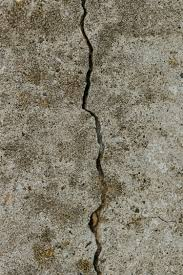
#> input picture work/images/crack.jpg, 183 x 275 px; its folder holds only this picture in this run
$ python -i sci_method.py   (imports and definitions only)   (older library calls are emulated)
#> lines starting #> are read from the running program, lines starting #| are printed output that depends on the picture; after the words box and inside, x2 and y2 are one past the last pixel; in counts of white or black regions, pixels touching at a corner belong together
import cv2
import numpy as np
from skimage.measure import regionprops, label
from sklearn.cluster import DBSCAN
# from ultralytics import YOLO
import matplotlib.pyplot as plt
from datetime import datetime
import argparse

class ScientificReportsMethod:
    """
    Improved implementation of the spallation detection method based on the Scientific Reports paper.
    This properly implements the method described in "Automatic identification method
    of bridge structure damage area based on digital image".
    """

    def __init__(self):
        self.pixel_to_cm_ratio = 1.0  # Default calibration

    def set_calibration(self, pixel_to_cm_ratio):
        """Set the pixel to cm ratio for measurements"""
        self.pixel_to_cm_ratio = pixel_to_cm_ratio

    def extract_spallation_mask(self, image, ground_truth=None):
        """
        Extract the spallation mask using the improved method from the Scientific Reports paper.

        Args:
            image: Input grayscale image
            ground_truth: Optional ground truth for debugging

        Returns:
            Binary mask with spallation areas
        """
        # Convert to grayscale if needed
        if len(image.shape) == 3:
            gray = cv2.cvtColor(image, cv2.COLOR_BGR2GRAY)
        else:
            gray = image.copy()

        # Step 1: Calculate the gradient image and binarize to form gradient image F1
        sobelx = cv2.Sobel(gray, cv2.CV_64F, 1, 0, ksize=3)
        sobely = cv2.Sobel(gray, cv2.CV_64F, 0, 1, ksize=3)
        gradient_mag = np.sqrt(sobelx ** 2 + sobely ** 2)
        gradient_mag = cv2.normalize(gradient_mag, None, 0, 255, cv2.NORM_MINMAX).astype(np.uint8)
        _, F1 = cv2.threshold(gradient_mag, 0, 255, cv2.THRESH_BINARY + cv2.THRESH_OTSU)

        # Step 2: Use global Otsu thresholding for initial binary image F2
        _, F2 = cv2.threshold(gray, 0, 255, cv2.THRESH_BINARY_INV + cv2.THRESH_OTSU)

        # Step 3: Divide image into regions for local thresholding (m=4, n=4 as suggested in the paper)
        m, n = 4, 4
        height, width = gray.shape
        region_height = height // m
        region_width = width // n
        F3 = np.zeros_like(gray)

        for i in range(m):
            for j in range(n):
                # Define the region
                y_start = i * region_height
                y_end = (i + 1) * region_height if i < m - 1 else height
                x_start = j * region_width
                x_end = (j + 1) * region_width if j < n - 1 else width

                # Extract region
                region = gray[y_start:y_end, x_start:x_end]

                # Apply Otsu thresholding to the region
                if region.size > 0 and np.std(region) > 0:  # Ensure region is not empty or constant
                    _, binary_region = cv2.threshold(region, 0, 255, cv2.THRESH_BINARY_INV + cv2.THRESH_OTSU)
                    F3[y_start:y_end, x_start:x_end] = binary_region

        # Instead of strict AND, use OR to combine F1, F2, and F3
        # This produces a more robust segmentation that doesn't miss spalled regions
        F4 = cv2.bitwise_or(F1, cv2.bitwise_or(F2, F3))

        # Apply morphological operations to clean the mask
        kernel = np.ones((3, 3), np.uint8)
        mask = cv2.morphologyEx(F4, cv2.MORPH_OPEN, kernel)
        mask = cv2.morphologyEx(mask, cv2.MORPH_CLOSE, kernel)

        # Ensure the mask has some non-zero pixels (debugging)
        if np.sum(mask) == 0:
            # Fallback to global Otsu thresholding if the combined method fails
            _, mask = cv2.threshold(gray, 0, 255, cv2.THRESH_BINARY_INV + cv2.THRESH_OTSU)

        return mask

    def measure_area(self, mask):
        """
        Measure the area of the spallation.

        Args:
            mask: Binary mask of the spallation

        Returns:
            Area in square centimeters
        """
        # Count the number of pixels in the mask
        pixel_count = np.sum(mask > 0)

        # Convert to physical units using calibration
        area_cm2 = pixel_count / (self.pixel_to_cm_ratio ** 2)

        return area_cm2

    def measure_perimeter(self, mask):
        """
        Measure the perimeter of the spallation.

        Args:
            mask: Binary mask of the spallation

        Returns:
            Perimeter in centimeters
        """
        # Find contours in the mask
        contours, _ = cv2.findContours(mask.astype(np.uint8), cv2.RETR_EXTERNAL, cv2.CHAIN_APPROX_SIMPLE)

        # Calculate total perimeter
        perimeter_pixels = sum(cv2.arcLength(contour, True) for contour in contours)

        # Convert to physical units using calibration
        perimeter_cm = perimeter_pixels / self.pixel_to_cm_ratio

        return perimeter_cm

    def estimate_depth(self, image, mask):
        """
        Estimate the depth of the spallation based on intensity differences.
        This is an adaptation for fair comparison, not directly from the paper.

        Args:
            image: Input grayscale image
            mask: Binary mask of the spallation

        Returns:
            Estimated depth of the spallation
        """
        # Convert image to grayscale if needed
        if len(image.shape) == 3:
            gray = cv2.cvtColor(image, cv2.COLOR_BGR2GRAY)
        else:
            gray = image.copy()

        # Apply the mask to the grayscale image
        # Create a binary mask (0 or 1) from the input mask
        binary_mask = (mask > 0).astype(np.uint8)
        masked_gray = cv2.bitwise_and(gray, gray, mask=binary_mask)

        # Get pixel values within the mask
        mask_indices = np.where(binary_mask > 0)
        if len(mask_indices[0]) == 0:  # Check if mask is empty
            return 0.0

        pixels = masked_gray[mask_indices]

        if len(pixels) == 0:
            return 0.0

        # Calculate statistics for depth estimation
        mean_intensity = np.mean(pixels)
        std_intensity = np.std(pixels)

        # A simple heuristic for depth estimation based on intensity
        # Lower intensity generally means deeper spalling due to shadows
        intensity_factor = (255 - mean_intensity) / 50  # Normalize
        texture_factor = std_intensity / 20  # Higher variation suggests deeper spalling

        # Combined depth estimate
        estimated_depth_cm = intensity_factor * (1 + texture_factor * 0.5)

        return estimated_depth_cm

    def analyze_spallation(self, image):
        """
        Analyze the spallation in the image and return parameters.

        Args:
            image: Input image

        Returns:
            Dictionary containing measured parameters
        """
        # Extract the spallation mask
        mask = self.extract_spallation_mask(image)

        # Debug: print the sum of pixels in the mask
        pixel_sum = np.sum(mask > 0)

        # Check if any spallation was detected
        if pixel_sum == 0:
            return {
                'detected': False,
                'message': 'No spallation detected',
                'area_cm2': 0.0,
                'perimeter_cm': 0.0,
                'estimated_depth_cm': 0.0,
                'mask': np.zeros_like(mask)
            }

        # Measure area
        area_cm2 = self.measure_area(mask)

        # Measure perimeter
        perimeter_cm = self.measure_perimeter(mask)

        # Estimate depth
        depth_cm = self.estimate_depth(image, mask)

        # Compile results
        result = {
            'detected': True,
            'area_cm2': round(area_cm2, 2),
            'perimeter_cm': round(perimeter_cm, 2),
            'estimated_depth_cm': round(depth_cm, 2),
            'mask': mask
        }

        return result

>>> import cv2
>>> picture = cv2.imread('../images/crack.jpg')
#> picture is the input picture: shape (275, 183, 3); mean B, G, R 108.1, 125.2, 131.2
>>> result = ScientificReportsMethod().analyze_spallation(picture)
#> in extract_spallation_mask, `sobelx = cv2.Sobel(gray, cv2.CV_64F, 1, 0, ksize=3)`:
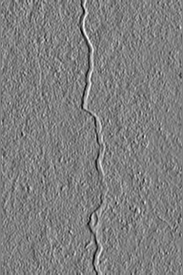
#> sobelx: shape (275, 183) float64; min -613, max 613, mean 0.3; drawn with min black and max white
#> in extract_spallation_mask, `sobely = cv2.Sobel(gray, cv2.CV_64F, 0, 1, ksize=3)`:
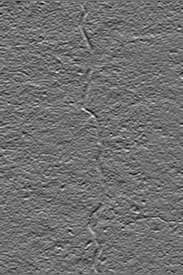
#> sobely: shape (275, 183) float64; min -439, max 556, mean 0.2; drawn with min black and max white
#> in extract_spallation_mask, `gradient_mag = np.sqrt(sobelx ** 2 + sobely ** 2)`:
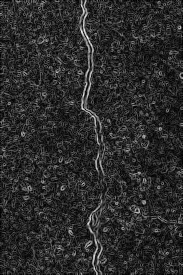
#> gradient_mag: shape (275, 183) float64; min 0, max 676.9, mean 116.8; drawn with min black and max white
#> in extract_spallation_mask, `_, F1 = cv2.threshold(gradient_mag, 0, 255, cv2.THRESH_BINARY + cv2.TH..`:
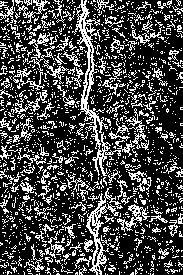
#> F1: shape (275, 183); 27.5% white in thin lines or dots
#> in extract_spallation_mask, `_, F2 = cv2.threshold(gray, 0, 255, cv2.THRESH_BINARY_INV + cv2.THRESH..`: F2: shape (275, 183); 38.8% white in thin lines or dots
#> after the loop in extract_spallation_mask, `for i in range(m):`:
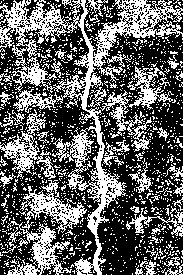
#> F3: shape (275, 183); 38.8% white in thin lines or dots
#> in extract_spallation_mask, `F4 = cv2.bitwise_or(F1, cv2.bitwise_or(F2, F3))`: F4: shape (275, 183); 56.7% white; black in thin lines or dots
#> in extract_spallation_mask, `mask = cv2.morphologyEx(F4, cv2.MORPH_OPEN, kernel)`: mask: shape (275, 183); 29.7% white; 309 white regions (204 under 20 px), largest, box (x1, y1, x2, y2) and area: (57, 0, 126, 275) 3677, (5, 0, 61, 58) 1278, (24, 225, 70, 275) 802
#> in extract_spallation_mask, `mask = cv2.morphologyEx(mask, cv2.MORPH_CLOSE, kernel)`:
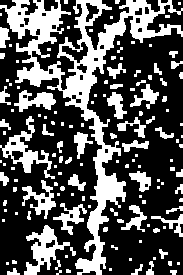
#> mask: shape (275, 183); 33.5% white; 139 white regions (84 under 20 px)
#> in analyze_spallation, `pixel_sum = np.sum(mask > 0)`: pixel_sum = 16882
#> in measure_perimeter, `contours, _ = cv2.findContours(mask.astype(np.uint8), cv2.RETR_EXTERNA..`: contours = 139 contours, 102 with area under 20; largest, box (x1, y1, x2, y2) and area: (0, 0, 183, 275) 8460, (24, 225, 70, 275) 831, (0, 116, 55, 179) 828, (14, 90, 56, 112) 420, (22, 180, 56, 219) 418
#> in measure_perimeter, `perimeter_pixels = sum(cv2.arcLength(contour, True) for contour in con..`: perimeter_pixels = 6608.1
#> in estimate_depth, `binary_mask = (mask > 0).astype(np.uint8)`: binary_mask: shape (275, 183); values 0 (black) and 1 (white), 33.5% white; 139 white regions (84 under 20 px), largest, box (x1, y1, x2, y2) and area: (0, 0, 183, 275) 8864, (24, 225, 70, 275) 901, (0, 116, 55, 179) 897
#> in estimate_depth, `masked_gray = cv2.bitwise_and(gray, gray, mask=binary_mask)`:
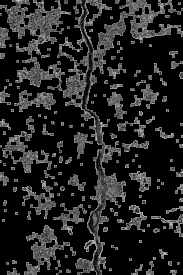
#> masked_gray: shape (275, 183); min 0, max 203, mean 34.6
#> in estimate_depth, `mask_indices = np.where(binary_mask > 0)`: mask_indices = 16882 positions, rows 0 to 274, columns 0 to 182
#> in estimate_depth, `pixels = masked_gray[mask_indices]`: pixels = 16882 values, max 203 at index 8813, min 1 at index 383, mean 103.2
#> in estimate_depth, `mean_intensity = np.mean(pixels)`: mean_intensity = 103.2
#> in estimate_depth, `std_intensity = np.std(pixels)`: std_intensity = 32.05
#> in estimate_depth, `intensity_factor = (255 - mean_intensity) / 50`: intensity_factor = 3.04
#> in estimate_depth, `texture_factor = std_intensity / 20`: texture_factor = 1.6
#> in estimate_depth, `estimated_depth_cm = intensity_factor * (1 + texture_factor * 0.5)`: estimated_depth_cm = 5.47
#> result = 5 items

$ run again, on work/images/spallation.jpg
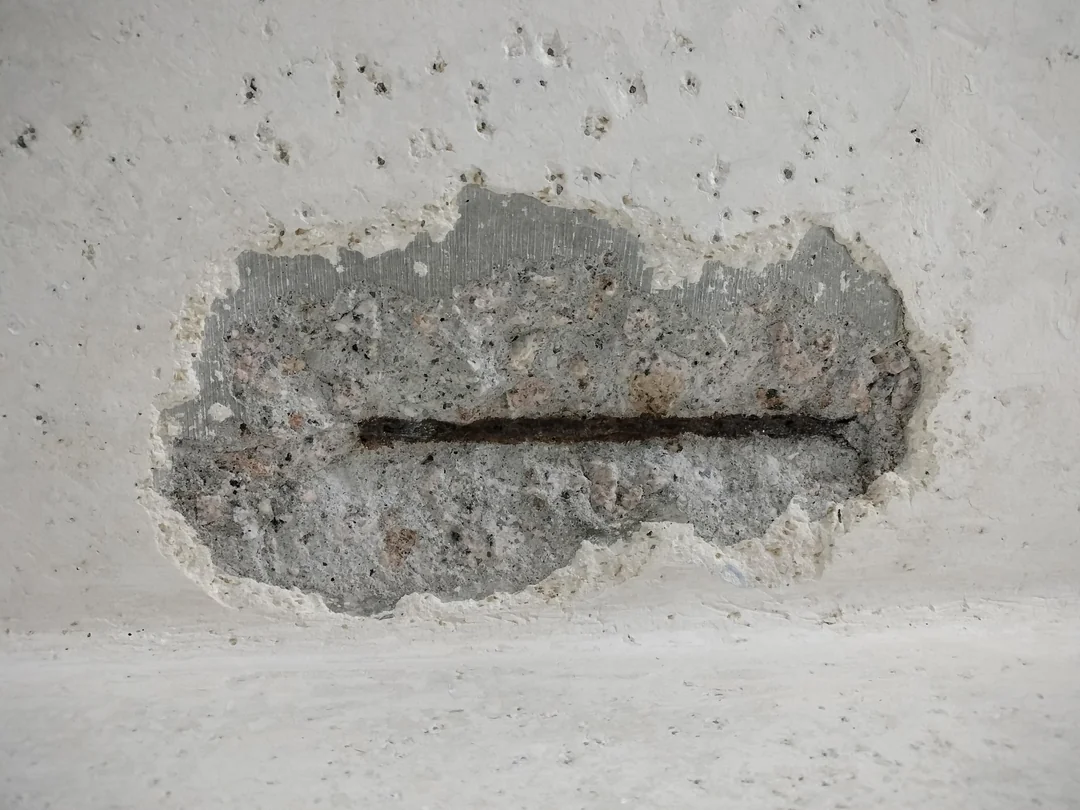
#> input picture work/images/spallation.jpg, 1080 x 810 px
#> picture is the input picture: shape (810, 1080, 3); mean B, G, R 161.5, 165.8, 167.2
#> in extract_spallation_mask, `_, F1 = cv2.threshold(gradient_mag, 0, 255, cv2.THRESH_BINARY + cv2.TH..`:
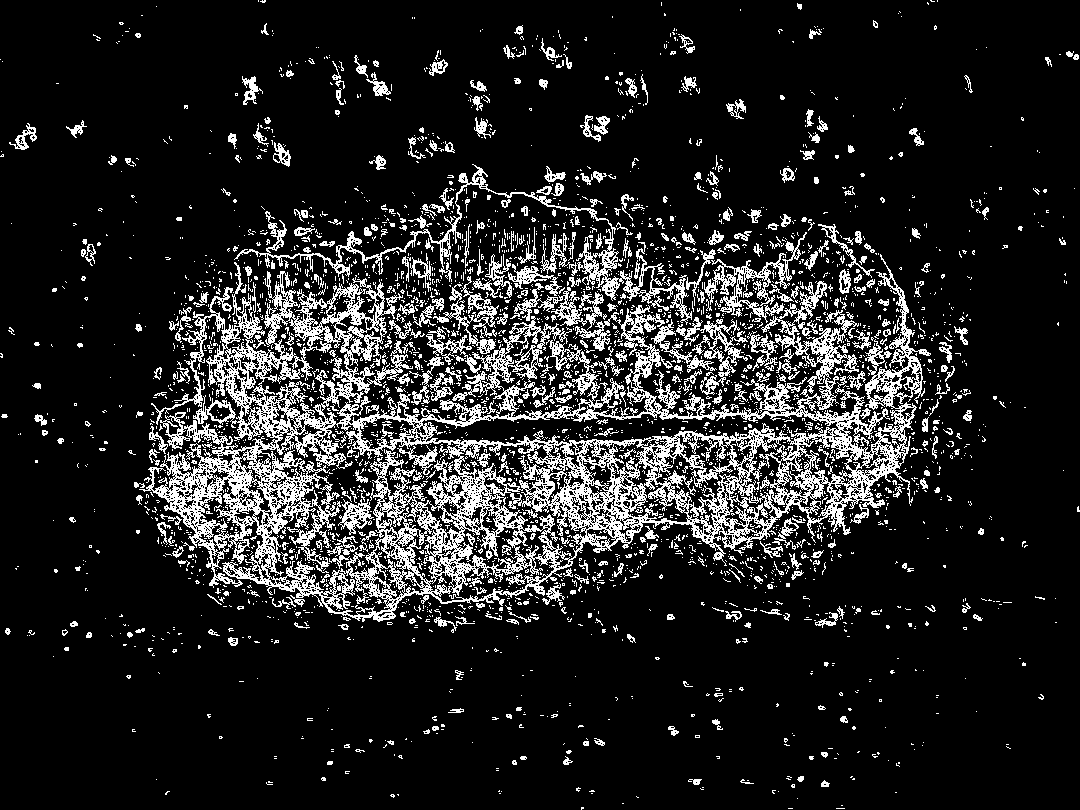
#> F1: shape (810, 1080); 13.9% white in thin lines or dots
#> F2: shape (810, 1080); 23.5% white; 1017 white regions (922 under 20 px), largest, box (x1, y1, x2, y2) and area: (151, 168, 936, 617) 193120, (0, 0, 81, 106) 3369, (5, 114, 38, 156) 547
#> F4: shape (810, 1080); 36.5% white; 1959 white regions (1550 under 20 px), largest, box (x1, y1, x2, y2) and area: (134, 164, 955, 622) 215023, (0, 0, 146, 202) 14933, (902, 680, 1080, 810) 13329
#> pixel_sum = 308402
#> contours = 542 contours, 324 with area under 20; largest, box (x1, y1, x2, y2) and area: (150, 167, 941, 625) 228938, (0, 0, 146, 200) 14760, (904, 680, 1080, 810) 12910, (926, 0, 1080, 166) 12062, (0, 681, 140, 810) 11872
#> perimeter_pixels = 22179.9
#> binary_mask: shape (810, 1080); values 0 (black) and 1 (white), 35.3% white; 549 white regions (247 under 20 px), largest, box (x1, y1, x2, y2) and area: (150, 167, 941, 625) 216060, (0, 0, 146, 200) 15045, (904, 680, 1080, 810) 12928
#> in estimate_depth, `masked_gray = cv2.bitwise_and(gray, gray, mask=binary_mask)`:
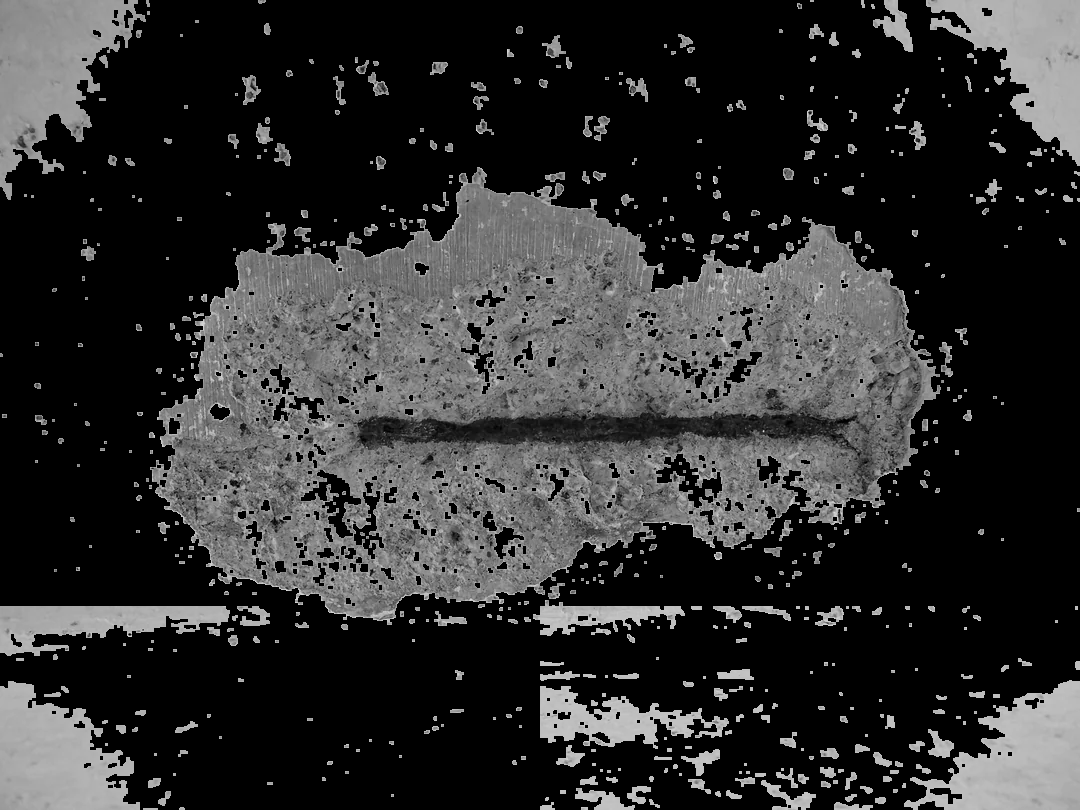
#> masked_gray: shape (810, 1080); min 0, max 229, mean 46.9
#> mask_indices = 308402 positions, rows 0 to 809, columns 0 to 1079
#> mean_intensity = 133
#> std_intensity = 37.43
#> intensity_factor = 2.44
#> texture_factor = 1.87
#> estimated_depth_cm = 4.72
#> result = 5 items

$ run again, on work/images/i1.png
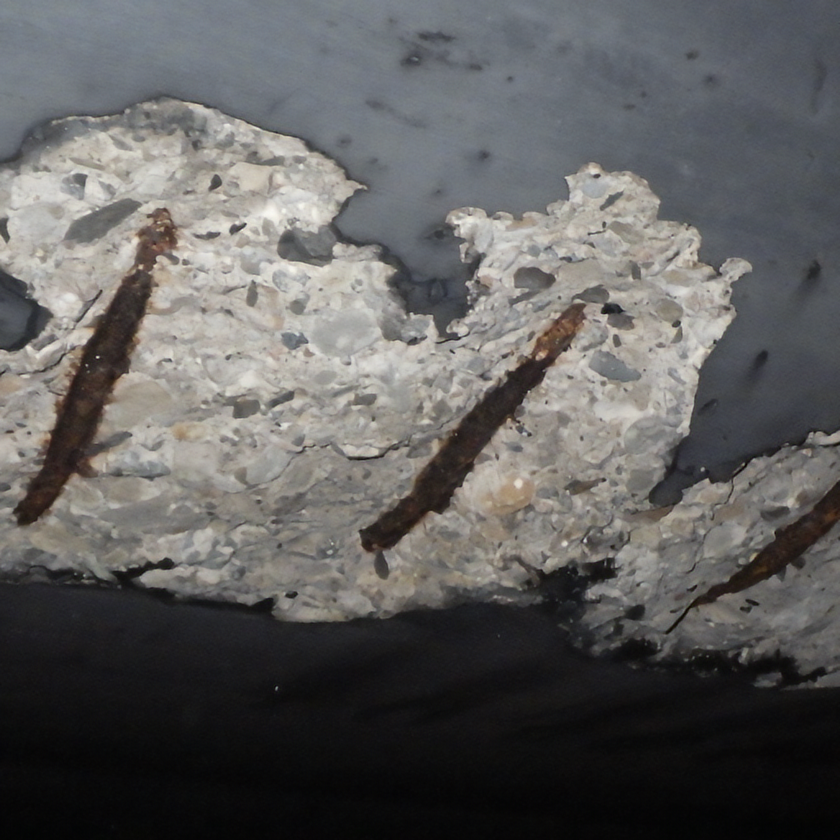
#> input picture work/images/i1.png, 840 x 840 px, shrunk from 1024 x 1024 before the run
#> picture is the input picture: shape (840, 840, 3); mean B, G, R 93.9, 94.6, 95.5
#> in extract_spallation_mask, `_, F1 = cv2.threshold(gradient_mag, 0, 255, cv2.THRESH_BINARY + cv2.TH..`:
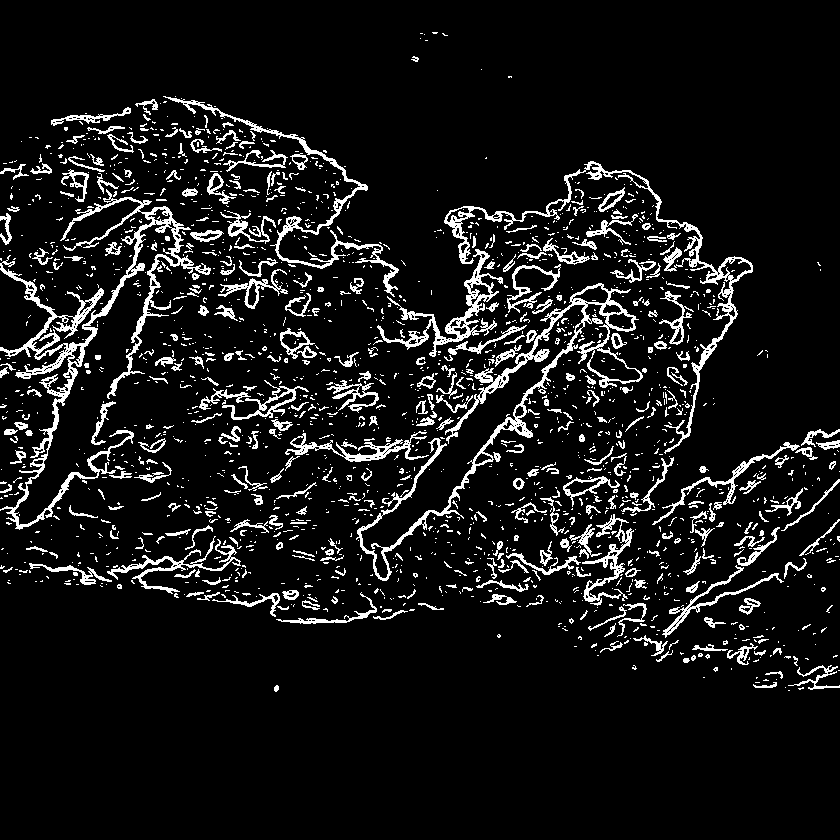
#> F1: shape (840, 840); 8.8% white in thin lines or dots, all inside (x1, y1, x2, y2) = (0, 32, 840, 692)
#> F2: shape (840, 840); 37.3% white; 578 white regions (499 under 20 px), largest, box (x1, y1, x2, y2) and area: (0, 480, 840, 840) 203195, (644, 130, 840, 516) 25092, (13, 270, 152, 526) 10373
#> F4: shape (840, 840); 69.4% white; 367 black regions (336 under 20 px), largest, box (x1, y1, x2, y2) and area: (0, 104, 840, 632) 204177, (660, 526, 840, 661) 9348, (646, 631, 665, 643) 111
#> pixel_sum = 470265
#> contours = 299 contours, 172 with area under 20; largest, box (x1, y1, x2, y2) and area: (0, 479, 840, 840) 205316, (0, 0, 840, 518) 201852, (10, 206, 188, 529) 15292, (357, 283, 643, 581) 15204, (0, 263, 60, 356) 3370
#> perimeter_pixels = 20832.2
#> binary_mask: shape (840, 840); values 0 (black) and 1 (white), 66.6% white; 24 black regions (13 under 20 px), largest, box (x1, y1, x2, y2) and area: (0, 105, 840, 631) 224784, (662, 529, 840, 660) 9735, (809, 432, 840, 446) 221
#> in estimate_depth, `masked_gray = cv2.bitwise_and(gray, gray, mask=binary_mask)`:
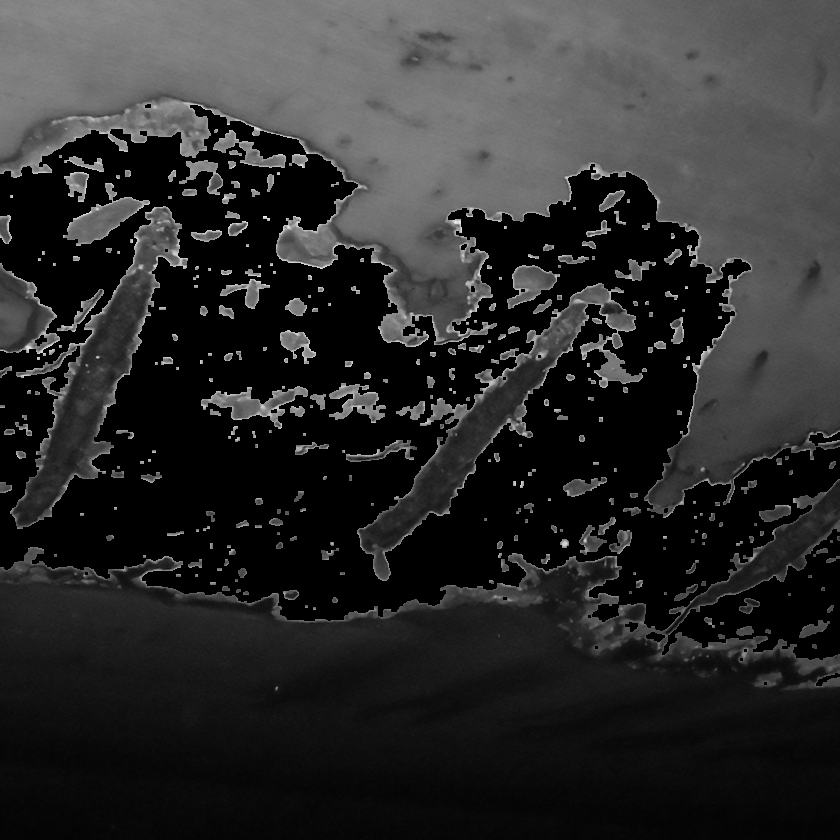
#> masked_gray: shape (840, 840); min 0, max 237, mean 43.7
#> mask_indices = 470265 positions, rows 0 to 839, columns 0 to 839
#> mean_intensity = 65.62
#> std_intensity = 47.17
#> intensity_factor = 3.79
#> texture_factor = 2.36
#> estimated_depth_cm = 8.25
#> result = 5 items
